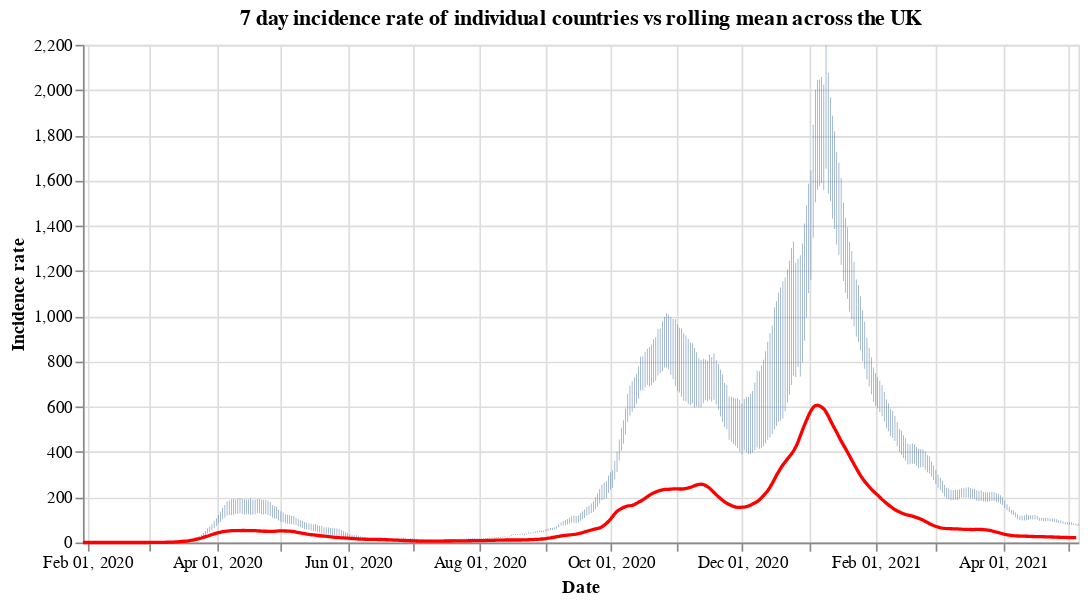

The cell this chart's notebook holds for it:
### Code cell
#collapse
countries = uk_cases['areaName'].unique()
countries.sort()

selection = alt.selection_single(
    name='Select',
    fields=['areaName'],
    init={'areaName': 'Wales'},
    bind={'areaName': alt.binding_select(options=countries)}
)

# scatter plot, modify opacity based on selection
bars = alt.Chart(uk_cases).mark_bar().add_selection(
    selection
).encode(
    x=alt.X("yearmonthdate(date):T", axis=alt.Axis(title='Date')),
    y=alt.Y("weeklyCasesRate:Q", axis=alt.Axis(title='Incidence rate')),
    tooltip='weeklyCasesRate:Q',
    opacity=alt.condition(selection, alt.value(1), alt.value(0))
).properties(title=f'7 day incidence rate of individual countries vs rolling mean across the UK', width=600)

line = alt.Chart(overview_cases).mark_line(
    color='red',
    size=2,
).transform_window(
    rolling_mean='mean(weeklyCasesRate)',
    frame=[0, 7]
).encode(
    x='yearmonthdate(date):T',
    y='rolling_mean:Q'
)

alt.layer(bars, line)

### Figure 1 — Vega-Lite specification as saved in the notebook (floating-point values rounded to 4 significant figures; data arrays with more than 128 entries replaced by an {"elided": "..."} marker saying what was removed)
{"config": {"view": {"continuousWidth": 400, "continuousHeight": 300}}, "layer": [{"data": {"name": "data-e736ed9c9b736fa79539a7998c00e198"}, "mark": "bar", "encoding": {"opacity": {"condition": {"value": 1, "selection": "Select"}, "value": 0}, "tooltip": {"type": "quantitative", "field": "weeklyCasesRate"}, "x": {"type": "temporal", "axis": {"title": "Date"}, "field": "date", "timeUnit": "yearmonthdate"}, "y": {"type": "quantitative", "axis": {"title": "Incidence rate"}, "field": "weeklyCasesRate"}}, "selection": {"Select": {"type": "single", "fields": ["areaName"], "init": {"areaName": "Wales"}, "bind": {"areaName": {"input": "select", "options": ["England", "Northern Ireland", "Scotland", "Wales"]}}}}, "title": "7 day incidence rate of individual countries vs rolling mean across the UK", "width": 600}, {"data": {"name": "data-6a104f648a465680725172fd462bd6bd"}, "mark": {"type": "line", "color": "red", "size": 2}, "encoding": {"x": {"type": "temporal", "field": "date", "timeUnit": "yearmonthdate"}, "y": {"type": "quantitative", "field": "rolling_mean"}}, "transform": [{"window": [{"op": "mean", "field": "weeklyCasesRate", "as": "rolling_mean"}], "frame": [0, 7]}]}], "$schema": "https://vega.github.io/schema/vega-lite/v4.8.1.json", "datasets": {"data-e736ed9c9b736fa79539a7998c00e198": {"elided": "1756 records"}, "data-6a104f648a465680725172fd462bd6bd": {"elided": "462 records"}}}
